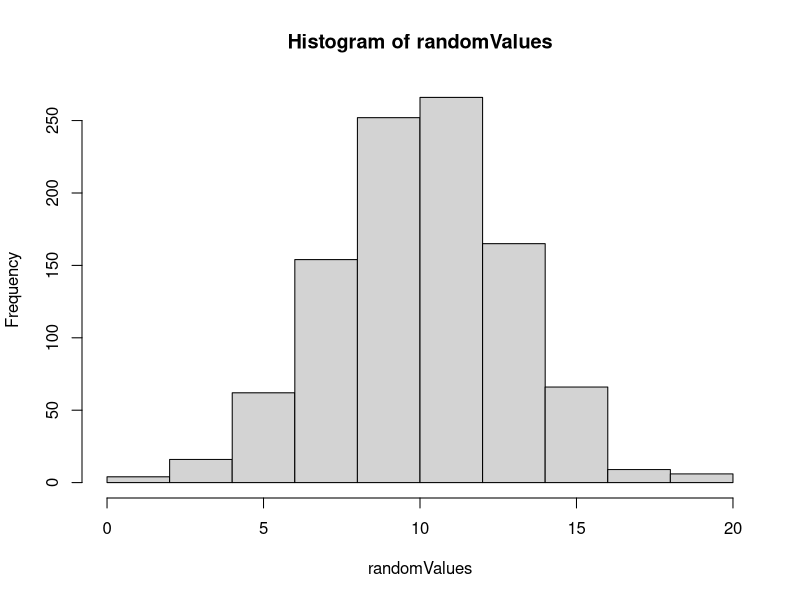
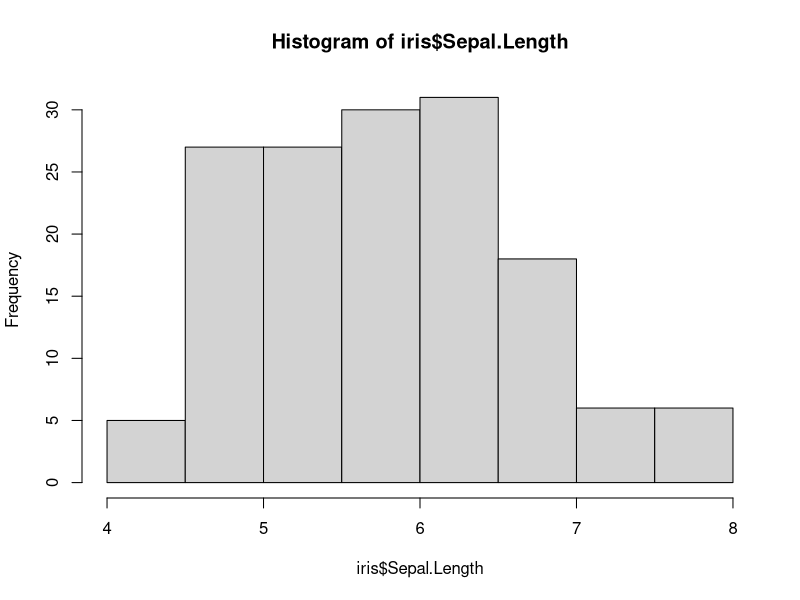
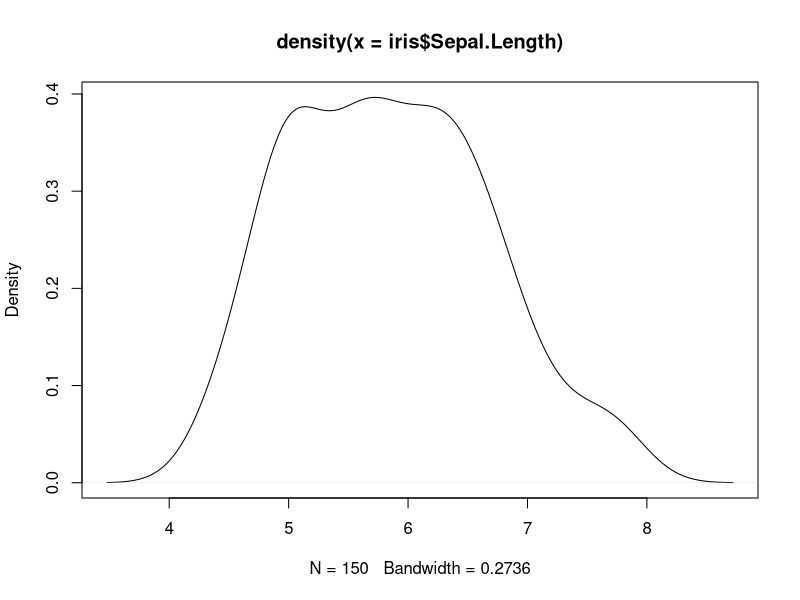
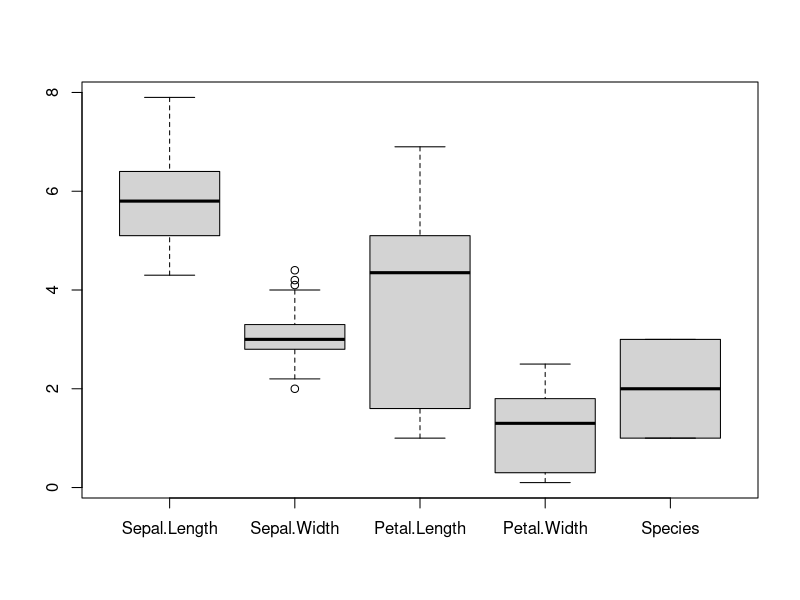
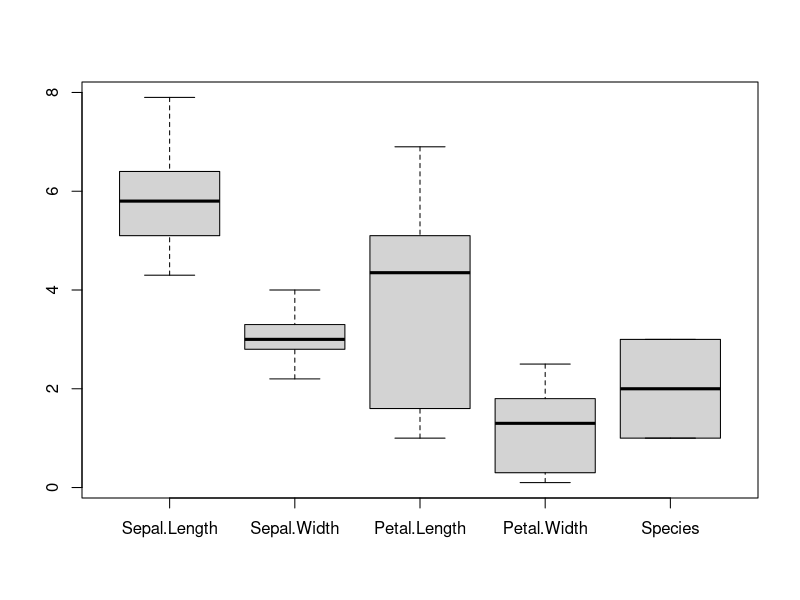

Source code (R) for these figures, in order:
## ---- chunk 1
knitr::opts_chunk$set(echo = TRUE)
## ---- chunk 2
5+6
5e10
## ---- chunk 3
# Initial values
x = 10
y = 20

# Equation
magnitude = sqrt(x^2 + y^2)
vx = x/magnitude
vy = y/magnitude

print(vx)
print(vy)

## ---- chunk 4
x = c(1,3,8)
x[2]
length(x)
## ---- chunk 5
# Option 1
log(((3+2)*5)+6)
## ---- chunk 6
# Option 2
x = 3+2
y = x*5
z = y + 6
log(z)
## ---- chunk 7
# Create a character vector with 5 elements, then print the fourth element
vector = c(6,7,8,9,1)
print( vector[4] )
## ---- chunk 8
vector2 = c(6,7,8,9)
print( vector2[1] + vector2[3] )

## ---- chunk 9
x = c(1,3,8)
y = c(3,4,5)

cbind(x,y)
## ---- chunk 10
rbind(x,y)
## ---- chunk 11
xy = rbind(x,y)
dim(xy)
## ---- chunk 12
row = 1
column = 3
xy[row, column]
## ---- chunk 13
# Negative index value
print(y)
y[-2]
## ---- chunk 14
print(xy)
## ---- chunk 15
# Get all the rows from the column 3
xy[ , 3]
## ---- chunk 16
# Get all the columns from the row 1
xy[ 1 , ]
## ---- chunk 17
xy
## ---- chunk 18
# Scalar
xy * 10
## ---- chunk 19
# Elementwise
x
y
x*y
## ---- chunk 20
xy %*% t(xy)
## ---- chunk 21
# plot hist of a random normal variable
randomValues = rnorm(1000, mean = 10, sd = 3)
hist(randomValues)
## ---- chunk 22
# Option 1: Using while and addition

i = 3
while ( i <= 100 ){
  print(i)
  i = i + 3
}
 

## ---- chunk 23
# Option 2: Using while and multiplication

i = 1
# floor is a function used to truncate a decimal value
upperBound = floor(100/3)
while ( i <= upperBound ){
  print(i*3)
  i = i + 1
}
## ---- chunk 24
# Option 3: Using for and multiplication

# floor is a function used to truncate a decimal value
upperBound = floor(100/3)
for(i in 1:upperBound){
  print(i*3)
}
## ---- chunk 25
past = 0
present = 1

for ( i in 1:20){
  print(present)
  future = present + past
  past = present
  present = future
}

## ---- chunk 26

# Option 1: Without using functions

prime = TRUE
number = 11

for( i in 2:(number-1) ){
  # This if is used to check if the variable "bumber" is perfectly divisible by the variable "i"
  if (number %% i == 0 ) {
    # If the number can be divided by i, then it means that the number is not prime
    prime = FALSE
    # We use break to end the loop
    break
  }
}

answer = paste("Your number is a prime number?", prime)
print(answer)


## ---- chunk 27

# Option 2: Using a function

isPrime <- function(number){
  for( i in 2:(number-1)){
    if ( number %% i == 0){
      return(FALSE)
    }
  }
  return(TRUE)
}

isPrime(11)
isPrime(12)

## ---- chunk 28
data(iris)
ncol(iris)
## ---- chunk 29
nrow(iris)
## ---- chunk 30
dim(iris)
## ---- chunk 31
head(iris)
## ---- chunk 32
colnames(iris)
## ---- chunk 33
summary(iris)
## ---- chunk 34
hist(iris$Sepal.Length)
## ---- chunk 35
plot(density(iris$Sepal.Length))
## ---- chunk 36
boxplot(iris)
## ---- chunk 37
boxplot(iris, outline = FALSE)
## ---- chunk 38
data("iris")
library(dplyr)
filteredDatabase = filter( iris, Sepal.Width > 4)
## ---- chunk 39
variableSlice = slice( iris, 10:15) 
slice( iris, 10:15) 
